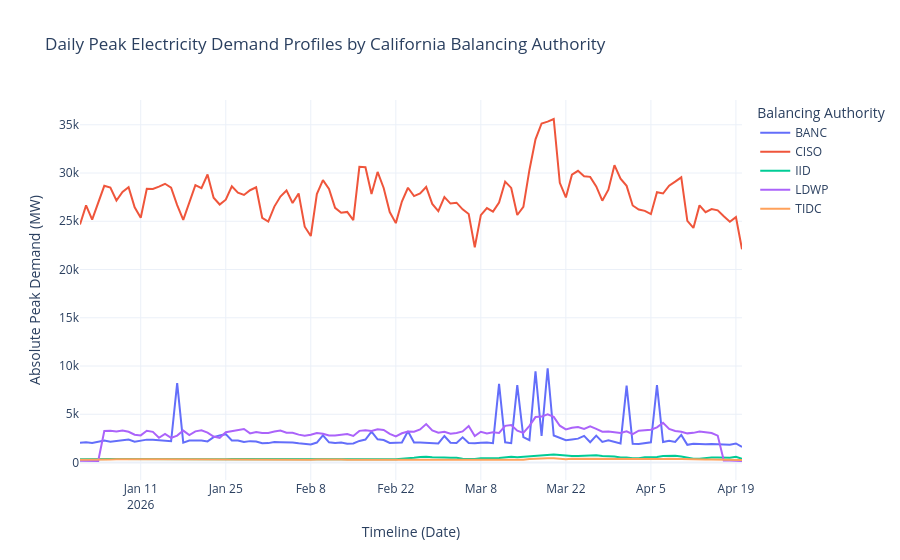

Source (notebook cell):
### Markdown cell above
### Step 11A: Daily Peak Demand Chart Visualization

While daily averages are excellent for tracking baseline load shifts, grid operators evaluate physical reliability based on maximum system stress. This step generates an interactive time-series visualization using Plotly Express to trace the absolute peak electricity demand reached within each balancing authority for every calendar day.

### Code cell
# ============================================
# STEP 11A: DAILY PEAK DEMAND CHART
# ============================================

fig_daily_peak = px.line(
    daily_demand,
    x="local_date",
    y="daily_peak_demand_mw",
    color="balancing_authority",
    title="Daily Peak Electricity Demand Profiles by California Balancing Authority",
    labels={
        "local_date": "Date",
        "daily_peak_demand_mw": "Daily Peak Demand (MW)",
        "balancing_authority": "Balancing Authority",
    },
)

# Apply standard white canvas layout for high-end presentation matching
fig_daily_peak.update_layout(
    template="plotly_white",
    xaxis_title="Timeline (Date)",
    yaxis_title="Absolute Peak Demand (MW)",
    hovermode="x unified",
)

fig_daily_peak.show()
